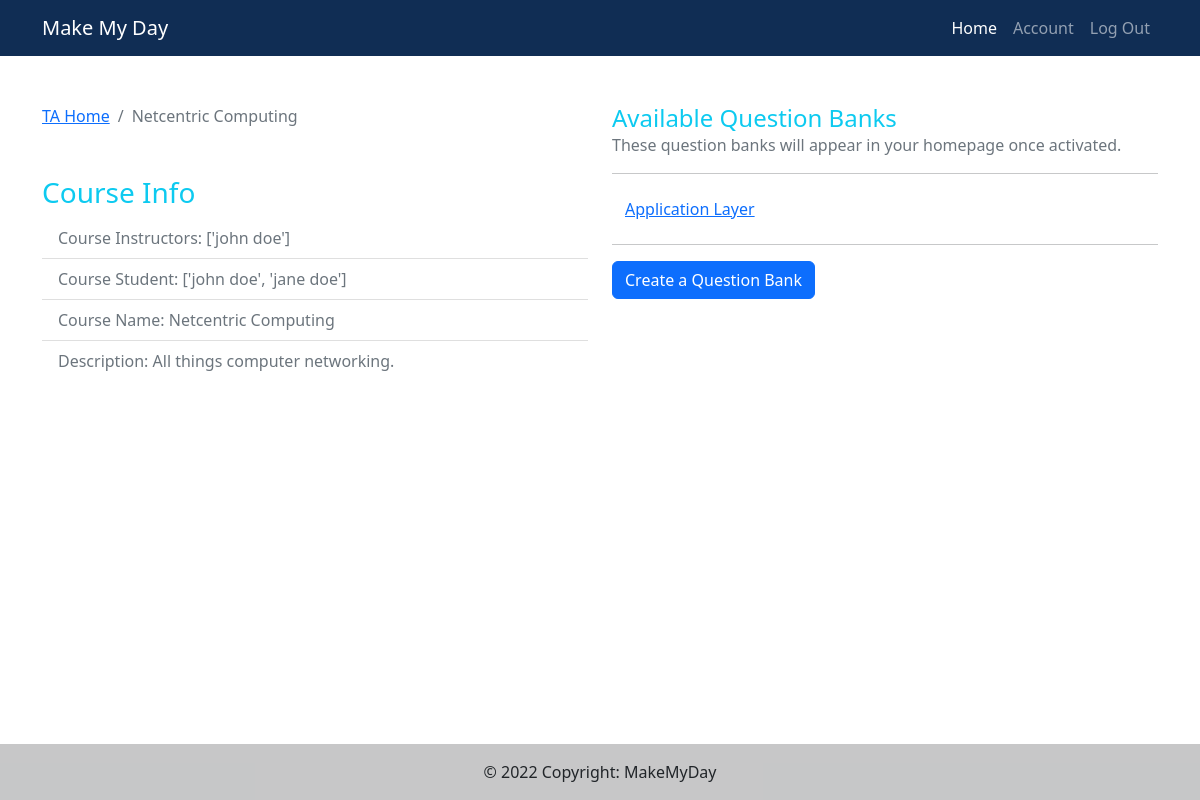
The page /course/1/ (signed in) on the database its author committed.
### main/models.py (models this page shows, shortened)
class Course(models.Model):
    instructors = models.ManyToManyField(Instructor, related_name="instructors")
    students = models.ManyToManyField(Student, related_name="students")
    course_id = models.BigAutoField(primary_key=True, db_column="course_id")
    course_name = models.CharField(max_length=255)
    description = models.TextField(default="")
    access_code = models.CharField(max_length=100, default="", blank=True)
    year = models.PositiveIntegerField(default=timezone.now().year, validators=[MinValueValidator(1900), max_value_current_year])
    SPRING = "SPRING"
    SUMMER = "SUMMER" # this means once every two days
    FALL = "FALL"
    CHOICES = (
        (SPRING, "Spring"),
        (SUMMER, "Summer"),
        (FALL, "Fall"),
    )
    semester = models.CharField(choices = CHOICES, default=SUMMER, max_length=120)
    def retrieveQuestionBanks(self):
        closed_qbs = self.question_bank_set.filter(
            end_date__lte=timezone.now())
        open_qbs = self.question_bank_set.filter(
            start_date__lte=timezone.now(),
            end_date__gte=timezone.now())
        upcoming_qbs = self.question_bank_set.filter(
            start_date__gte=timezone.now())
        return [closed_qbs, open_qbs, upcoming_qbs]

### questions/models.py (models this page shows, shortened)
class Question_Bank(models.Model):
    course = models.ForeignKey(Course, on_delete=models.CASCADE, default=None)
    assigned_students = models.ManyToManyField(Student, through="Activated_Question_Bank")
    question_bank_id = models.BigAutoField(primary_key=True, db_column="question_bank_id")
    topic = models.CharField(max_length=255, default="Topic")
    start_date = models.DateTimeField(null=True)
    end_date = models.DateTimeField(null=True)
    number_of_attempts = models.IntegerField(default=3) # might move to question model
    isRandom = models.BooleanField(default=False)
    DAILY = "DAILY"
    BIDIURNAL = "BIDIURNAL" # this means once every two days
    WEEKLY = "WEEKLY"
    FREQUENCY_CHOICES = (
        (DAILY, "Daily"),
        (BIDIURNAL, "Every other day"),
        (WEEKLY, "Weekly"),
    )
    frequency = models.CharField(choices = FREQUENCY_CHOICES, default=DAILY, max_length=120)
    class Meta:
        verbose_name_plural = 'Question_Banks'

### course/views.py (the view)
# urls.py: path('<int:pk>/', courseViews.each_courses, name='each_courses'),
@login_required
def each_courses(request, pk):
    each_one = Course.objects.get(pk=pk)
    instructors = []
    for ins in list(each_one.instructors.all()):
        name = ins.user_profile.user.first_name + " " + ins.user_profile.user.last_name
        instructors.append(name)
    students = []
    for stu in list(each_one.students.all()):
        name = stu.user_profile.user.first_name + " " + stu.user_profile.user.last_name
        students.append(name)
    [closed_qbs, open_qbs, upcoming_qbs] = each_one.retrieveQuestionBanks()
    return render(request, 'course/course_info.html',
    {'each_one': each_one,
    'instructors': instructors,
    'students': students,
    'open_qbs': open_qbs,
    'upcoming_qbs': upcoming_qbs})

### course/templates/course/course_info.html (shortened to what this page needs)
{% extends 'main/base.html' %}
{% load static %}
{% load humanize %}
{% block content %}
<div class="container">
    <div class="row mb-5 fields mt-5">
        <div class="col-md-6">
            <section id="bc">
                <nav aria-label="breadcrumb">
                    <ol class="breadcrumb">
                        <li class="breadcrumb-item">
                            {% if request.user.userprofile.student_id == "" and request.user.userprofile.instructor_id != "" %}
                            <a href="{% url 'main:home' %}">Instructor Home</a>
                            {% elif request.user.userprofile.instructor_id == "" and request.user.userprofile.student_id != "" %}
                            <a href="{% url 'main:home' %}">Student Home</a>
                            {% else %}
                            <a href="{% url 'main:home' %}">TA Home</a>
                            {% endif %}
                        </li>
                        <li class="breadcrumb-item active" aria-current="page">
                            {{each_one.course_name}}
                        </li>
                    </ol>
                </nav>
            </section>
                        <ul class="list-group list-group-flush mt-5">
                            <h3 class="text-info">Course Info</h3>
                            <li class="list-group-item text-secondary">
                                Course Instructors:
                                <span class="float-right">{{instructors}}</span>
                            </li>
                            <li class="list-group-item text-secondary">
                                Course Student:
                                <span class="float-right">{{students}}</span>
                            </li>
                            <li class="list-group-item text-secondary">
                                Course Name:
                                <span class="float-right"
                                    >{{each_one.course_name}}</span
                                >
                            </li>
                            <li class="list-group-item text-secondary">
                                Description:
                                <span class="float-right"
                                    >{{each_one.description}}
                                </span>
                            </li>
                        </ul>
                        <div class="pt-4">
                        </div>
        </div>
		<div class="col-md-6">
			<h4 class="text-info mb-0">Available Question Banks</h4>
            <p class="text-muted mb-3">These question banks will appear in your homepage once activated.</p>
            {% for qb in open_qbs %}
            <hr />
            <button
                class="btn btn btn-link modal-button"
                data-pk="{{qb.question_bank_id}}"
                data-question-bank="{{qb.topic}}"
                data-num-attempts="{{qb.number_of_attempts}}"
                data-start-date="{{qb.start_date}}"
                data-end-date="{{qb.end_date}}"
                data-frequency="{{qb.frequency}}"
                data-toggle="modal"
                data-target="#questionBankStartModal">{{qb.topic}}
            </button><br>
            {% endfor %}
			<hr>
            <a class="btn btn-primary btn" href="question-banks/create-qb">
                Create a Question Bank
             </a>
		</div>
    </div>
</div>
{% endblock %}

### rows shown on the page
Course: course_name "Netcentric Computing", description "All things computer networking."
Question_Bank: topic "Application Layer"

### other values the page prints
{{ instructors }} "['john doe']"
{{ students }} "['john doe', 'jane doe']"
